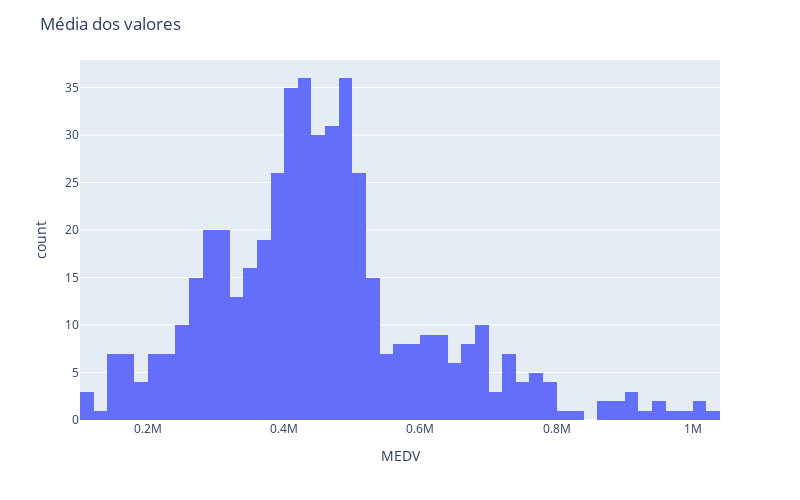

Here is the notebook cell this chart was saved with:
### Code cell
hist =  px.histogram (df,  x = "MEDV", nbins=60) 
hist.update_layout(width=800,height=500,title_text='Média dos valores') 
hist.show()

### Figure 1 — Plotly figure (JSON) as saved in the notebook; plotly's stock layout.template omitted (floating-point values rounded to 4 significant figures; data arrays with more than 128 entries replaced by an {"elided": "..."} marker saying what was removed)
{"data": [{"alignmentgroup": "True", "bingroup": "x", "hovertemplate": "MEDV=%{x}<br>count=%{y}<extra></extra>", "legendgroup": "", "marker": {"color": "#636efa", "pattern": {"shape": ""}}, "name": "", "nbinsx": 60, "offsetgroup": "", "orientation": "v", "showlegend": false, "type": "histogram", "x": {"elided": "489 int values"}, "xaxis": "x", "yaxis": "y"}], "layout": {"barmode": "relative", "height": 500, "legend": {"tracegroupgap": 0}, "margin": {"t": 60}, "title": {"text": "Média dos valores"}, "width": 800, "xaxis": {"anchor": "y", "autorange": true, "domain": [0, 1], "range": [100000.0, 1040000.0], "title": {"text": "MEDV"}, "type": "linear"}, "yaxis": {"anchor": "x", "autorange": true, "domain": [0, 1], "range": [0, 37.89], "title": {"text": "count"}}}}
